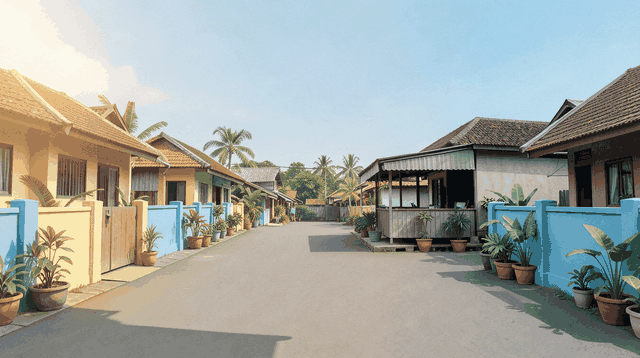
#> input picture plugin/skills/motion-graphics-pro/render/examples/plate.png, 640 x 358 px
$ python -i cutout.py   (imports and definitions only)
#> lines starting #> are read from the running program, lines starting #| are printed output that depends on the picture; after the words box and inside, x2 and y2 are one past the last pixel; in counts of white or black regions, pixels touching at a corner belong together
#> further down, picture is the input picture: PIL image 640x358 P; mean R, G, B 161.5, 166.5, 161.2
### plugin/skills/motion-graphics-pro/render/py/i18n_py.py
"""i18n_py - bilingual messages + MGP_* environment lookup for the mgp Python scripts (Motion Graphics Pro).

English by default; Indonesian with MGP_LANG=id, or automatically when LC_ALL / LC_MESSAGES / LANG starts with "id"
(MGP_LANG=en forces English). Same rules as render/src/i18n.mjs.
Catalogs: render/i18n/<lang>/py_<module>.json, flat {"English text with {}": "translation"}; placeholders are {} (in order)
or {0}, {1}, ... (any order).

    from i18n_py import T, env
    log(T("model ready ({} s)", round(dt, 1)))
    folder = env("MGP_CHATTERBOX_DIR")        # MGP_* first, then the old REKAM_* name
"""
import glob
import json
import os
import re

_DIR = os.path.join(os.path.dirname(os.path.abspath(__file__)), "..", "i18n")

# canonical env name -> old name (same pairs as ENV in render/src/names.mjs)
ENV_OLD = {
    "MGP_DEVICE": "REKAM_DEVICE", "MGP_GPU_WAIT": "REKAM_GPU_TUNGGU", "MGP_GPU_LOCK": "REKAM_GPU_KUNCI",
    "MGP_GPU_LIMIT": "REKAM_GPU_BATAS", "MGP_WHISPER_CACHE": "REKAM_WHISPER_CACHE", "MGP_WHISPER_MODEL": "REKAM_WHISPER_MODEL",
    "MGP_CHATTERBOX_DIR": "REKAM_CHATTERBOX_DIR", "MGP_OPENVOICE_DIR": "REKAM_OPENVOICE_DIR",
    "MGP_IMAGE_MODEL": "REKAM_GAMBAR_MODEL", "MGP_IMAGE_TE_DTYPE": "REKAM_GAMBAR_TE_DTYPE",
    "MGP_IMAGE_REF_MAX": "REKAM_GAMBAR_REF_MAKS", "MGP_IMAGE_FORCE": "REKAM_GAMBAR_PAKSA", "MGP_IMAGE_PYTHON": "REKAM_GAMBAR_PYTHON",
    "MGP_IMAGE_TIMEOUT": "REKAM_GAMBAR_BATAS_DETIK", "MGP_PYTHON": "REKAM_PYTHON", "MGP_HOME": "REKAM_RUMAH",
    "MGP_VOICE_PROFILES": "REKAM_SUARA_PROFIL",
}


# [20 lines left out: functions env, lang, not called in this run]


_CAT = None
_CAT_LANG = None


# [33 lines left out: functions _catalog, _fill, T, not called in this run]


def rename_kwargs(mapping):
    """Decorator: accept old keyword names, e.g. @rename_kwargs({"bahasa": "lang"})."""
    def deco(f):
        import functools

        # [6 lines left out: function w, not called in this run]
        return w
    return deco

### plugin/skills/motion-graphics-pro/render/py/cutout.py
"""cutout - Python part of `mgp cutout` and the magenta key of `mgp image` (mgp, Motion Graphics Pro).
Old module name: potong_latar.py (thin shim kept).

Modes:
  image   <input> <output.png> [--model u2net]               remove the background of one image with rembg (old: gambar)
  folder  <input_dir> <output_dir> [--model] [--plate dir]   every PNG in the folder (video frames)
  magenta <input> <output> [--clean [--components 0.02] [--threshold 128]] [--no-despill] [--despill-radius N]
                                                             key a magenta #FF00FF background (numpy + Pillow); --clean = remove magenta leftovers;
                                                             despill (on by default): magenta tint taken out along the alpha edge
  white   <input> <output> [--tolerance 22]                  key a plain white sheet background (kit sheets of paper/felt pieces on white):
                                                             only near-white pixels CONNECTED to the image border become transparent,
                                                             so cream or white areas inside a piece stay opaque (numpy + Pillow)
  despill <input> <output> [--key-color magenta|green|blue|#rrggbb] [--despill-radius N] [--everywhere]
                                                             despill an RGBA cutout (file or folder of PNGs)

rembg (MIT) uses the U2-Net model; the model is downloaded once to ~/.u2net on first use.
Output is always RGBA PNG. --plate writes the background layer (inverted alpha) for text between layers.
"""
import argparse
import os
import sys
import time

import numpy as np
from PIL import Image, ImageFilter

sys.path.insert(0, os.path.dirname(os.path.abspath(__file__)))
from i18n_py import T, rename_kwargs  # noqa: E402


def log(s):
    sys.stderr.write(s + "\n")
    sys.stderr.flush()


# ------------------------------------------------------------------ magenta key
# Same logic as scripts/magenta_key.py (references image guide, section 17.4): magenta amount = min(R,B) - G.
# [14 lines left out: function magenta_key, not called in this run]


# ------------------------------------------------------------------ white sheet key (Sulam Kertas / paper kit sheets on white)
# A plain colour key also eats cream paper and white thread inside the pieces. Here the background is only the near-white
# region that touches the image border (geodesic flood from the edge), and the holes inside a piece are kept.
def white_key(img, tol=22):
#> called with tol = 22
    im = np.asarray(img.convert("RGB")).astype(np.int16)
    near = ((255 - im.min(axis=2)) <= tol) & ((im.max(axis=2) - im.min(axis=2)) <= 18)
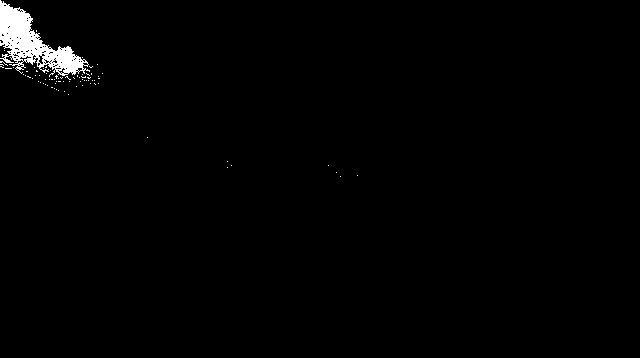
#> near: shape (358, 640) bool; 1.2% white; 79 white regions (78 under 20 px), largest, box (x1, y1, x2, y2) and area: (0, 0, 90, 77) 2677
    try:
        from scipy import ndimage
        lab, _ = ndimage.label(near)
#> lab: shape (358, 640) int32; 141 distinct labels, from 0 to 140
        edge = np.unique(np.concatenate([lab[0], lab[-1], lab[:, 0], lab[:, -1]]))
#> edge = [0, 1, 11, 17, 23, 31]
        bg = np.isin(lab, edge[edge > 0])
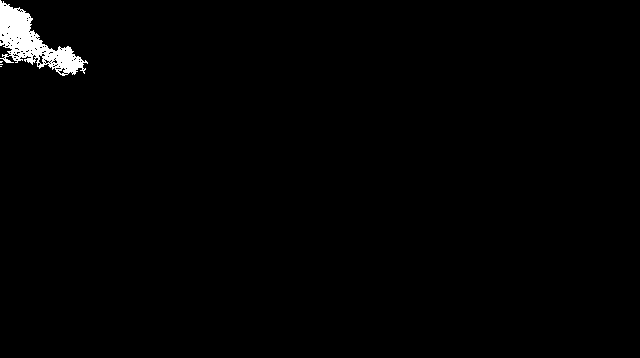
#> bg: shape (358, 640) bool; 1.1% white; 4 white regions (3 under 20 px), largest, box (x1, y1, x2, y2) and area: (0, 0, 88, 76) 2562
    except ImportError:   # fallback: grow the background from the border inside the near-white mask
        bg = np.zeros_like(near); bg[0], bg[-1], bg[:, 0], bg[:, -1] = near[0], near[-1], near[:, 0], near[:, -1]
        while True:
            g = Image.fromarray((bg * 255).astype(np.uint8)).filter(ImageFilter.MaxFilter(3))
            nb = (np.asarray(g) > 0) & near
            if (nb == bg).all():
                break
            bg = nb
    a = Image.fromarray(((~bg) * 255).astype(np.uint8)).filter(ImageFilter.MinFilter(3)).filter(ImageFilter.GaussianBlur(.7))
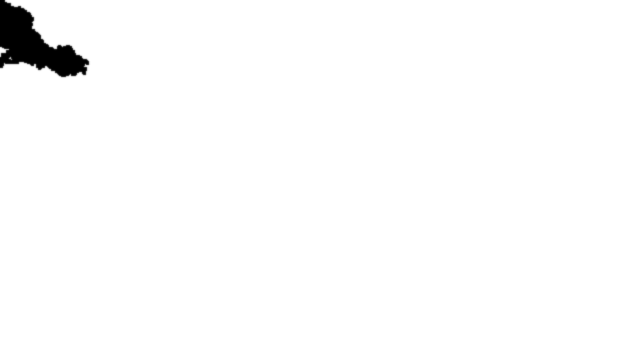
#> a: PIL image 640x358 L; min 0, max 255, mean 251.4
    out = img.convert("RGBA"); out.putalpha(a)
    return out


# ------------------------------------------------------------------ magenta leftover cleaner (mgp image --cutout / slice)
# After the magenta key, characters from image models often still carry semi-transparent magenta specks
# (seen in the paper-style anime character test). Cleaner: (1) alpha < threshold -> 0, the rest 255; (2) pixels that are still
# magenta (min(R,B) - G > 40 and R > 120) -> transparent; (3) drop connected components < components x the largest one
# (0 = skip, used for kit sheets with many small parts); (4) light alpha blur so edges are not jagged.

# [100 lines left out: functions _runs, filter_components, _box, _fill_color, clean, not called in this run]


# ------------------------------------------------------------------ colour despill (mgp image --cutout / slice, mgp cutout --key)
# A keyed subject keeps a tint of the key colour where the background bounced or blended into it, mostly near the
# outline (P2_iklan_105: cup "magenta tint 3.76 %"). Despill = take the key-colour excess out of the channels the key
# colour is made of: magenta min(R,B) - G, green G - max(R,B), blue B - max(R,G); any #rrggbb the same way through its
# dominant channels. Only in a band along the alpha edge (interior colours stay), with the lost brightness put back.

KEY_COLORS = {"magenta": (255, 0, 255), "green": (0, 255, 0), "blue": (0, 0, 255), "hijau": (0, 255, 0), "biru": (0, 0, 255)}


# [77 lines left out: functions parse_key_color, _spill_channels, spill_amount, edge_band, tint_percent, despill, not called in this run]


# ------------------------------------------------------------------ rembg
_session = None


# [21 lines left out: functions session, cutout, plate_from, not called in this run]


def list_png(d):
    return [f for f in sorted(os.listdir(d)) if f.lower().endswith(".png")]


# old names (potong_latar.py), kept as aliases
kunci_magenta = magenta_key
saring_komponen = filter_components
_kotak = _box
_isi_warna = _fill_color
bersihkan = clean
sesi = session
potong = cutout
plate_dari = plate_from
daftar_png = list_png

MODES = {"image": "image", "folder": "folder", "magenta": "magenta", "white": "white", "putih": "white", "despill": "despill", "gambar": "image"}


# [100 lines left out: function main, not called in this run]


# [2 lines not run here, left out]

>>> from PIL import Image
>>> picture = Image.open('../examples/plate.png')
>>> result = white_key(picture)
